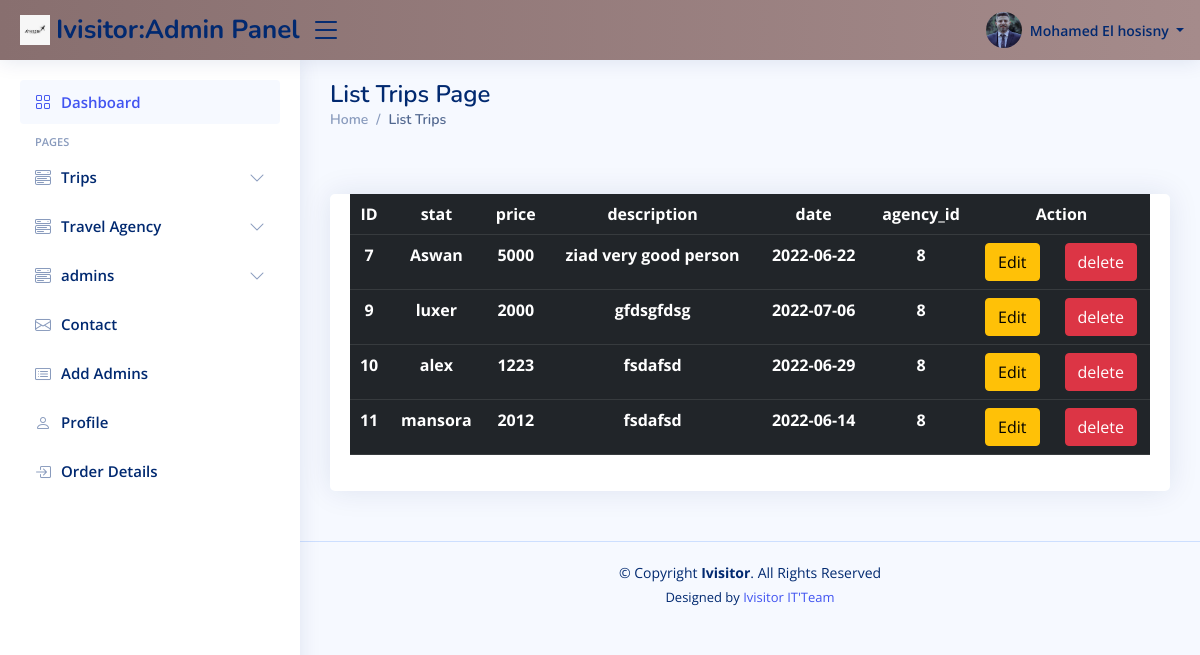
The app's page /admin/trips/list.php (signed in), older data.
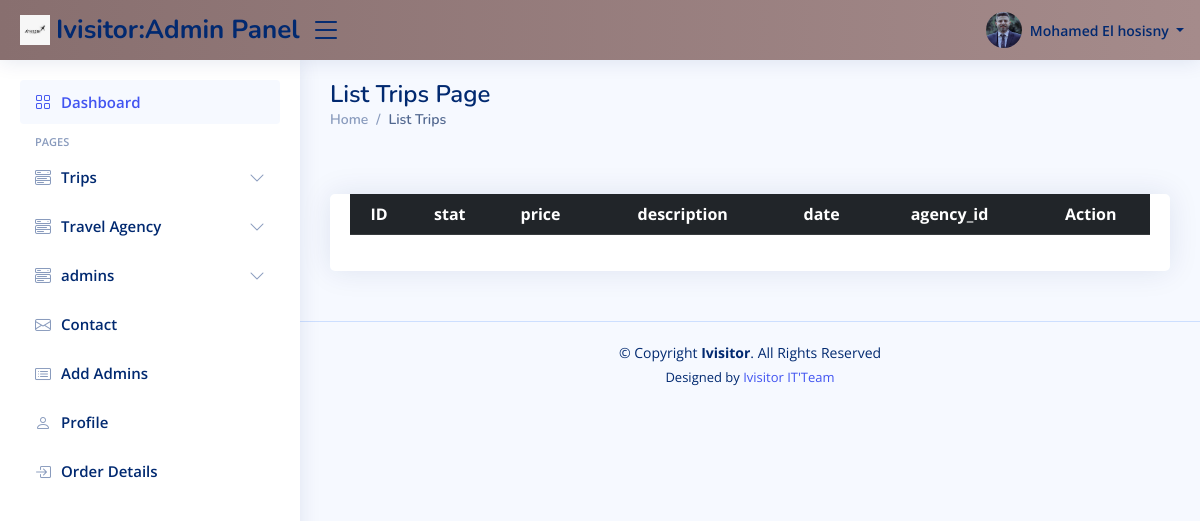
The same page, newer data.
### tables this page shows
CREATE TABLE `trips` (
  `id` int(11) NOT NULL,
  `state` varchar(50) NOT NULL,
  `price` int(11) NOT NULL,
  `description` varchar(200) NOT NULL,
  `date` varchar(50) NOT NULL,
  `image` varchar(255) NOT NULL,
  `agency_id` int(11) NOT NULL
);

### admin/trips/list.php (the view, shortened to what this page needs)
<?php
include '../shared/head.php';
include '../shared/header.php';
include '../shared/aside.php';
include '../sharedFunc/db.php';
$select = "SELECT * FROM `trips`";
$s = mysqli_query($conn, $select);
?>
<main id="main" class="main">
  <div class="pagetitle">
    <h1>List Trips Page</h1>
    <nav>
      <ol class="breadcrumb">
        <li class="breadcrumb-item"><a href="index.html">Home</a></li>
        <li class="breadcrumb-item active">List Trips </li>
      </ol>
    </nav>
  </div>
  <section class="section dashboard">
    <div class="row">
      <div class="container  mt-5 text-center">
        <div class="card">
          <div class="card-body">
            <table class="table table-dark">
              <tr>
                <th>ID</th>
                <th>stat</th>
                <th>price</th>
                <th>description</th>
                <th>date</th>
                <th> agency_id	</th>
                <th colspan="3">Action</th>
              </tr>
              <?php foreach ($s as $data) { ?>
                <tr>
                  <th> <?php echo $data['id'] ?> </th>
                  <th> <?php echo $data['state'] ?> </th>
                  <th> <?php echo $data['price'] ?> </th>
                  <th> <?php echo $data['description'] ?> </th>
                  <th> <?php echo $data['date'] ?> </th>
                  <th> <?php echo $data['agency_id'] ?> </th>
                  <th> <a class="btn btn-warning" href="/ivisitor/admin/trips/add.php?edit=<?php echo $data['id'] ?>">Edit </a> </th>
                  <th> <a class="btn btn-danger" onclick="return confirm('are your Sure !')" href="/ivisitor/admin/trips/list.php?delete=<?php echo $data['id'] ?>">delete </a> </th>
                </tr>
              <?php } ?>
            </table>
          </div>
        </div>
      </div>
    </div>
  </section>
</main>
<?php
include '../shared/footer.php';
include '../shared/script.php';
?>

### admin/shared/head.php (shortened to what this page needs)
<!DOCTYPE html>
<html lang="en">
<head>
    <link href="/ivisitor/admin/assets/vendor/bootstrap/css/bootstrap.min.css" rel="stylesheet">
    <link href="/ivisitor/admin/assets/vendor/bootstrap-icons/bootstrap-icons.css" rel="stylesheet">
    <link href="/ivisitor/admin/assets/vendor/boxicons/css/boxicons.min.css" rel="stylesheet">
    <link href="/ivisitor/admin/assets/vendor/quill/quill.snow.css" rel="stylesheet">
    <link href="/ivisitor/admin/assets/vendor/quill/quill.bubble.css" rel="stylesheet">
    <link href="/ivisitor/admin/assets/vendor/remixicon/remixicon.css" rel="stylesheet">
    <link href="/ivisitor/admin/assets/vendor/simple-datatables/style.css" rel="stylesheet">
    <link href="/ivisitor/admin/assets/css/style.css" rel="stylesheet">
</head>
<body>

### admin/shared/header.php (shortened to what this page needs)
<header id="header" class="header fixed-top d-flex align-items-center">
  <div class="d-flex align-items-center justify-content-between">
    <a href="index.html" class="logo d-flex align-items-center">
      <img src="/ivisitor/admin/assets/img/logo.png" alt="">
      <span class="d-none d-lg-block">Ivisitor:Admin Panel</span>
    </a>
    <i class="bi bi-list toggle-sidebar-btn"></i>
  </div>
  <nav class="header-nav ms-auto">
    <ul class="d-flex align-items-center">
      <li class="nav-item dropdown pe-3">
        <?php if ($_SESSION['admin']) :  ?>
          <a class="nav-link nav-profile d-flex align-items-center pe-0" href="#" data-bs-toggle="dropdown">
            <img src="/ivisitor/admin/admins/upload/<?php echo  $_SESSION['image']  ?>" alt="Profile" class="rounded-circle">
            <span class="d-none d-md-block dropdown-toggle ps-2"> <?php echo   $_SESSION['admin']; ?> </span>
          </a>
        <?php endif; ?>
      </li>
    </ul>
  </nav>
</header>

### admin/shared/aside.php (shortened to what this page needs)
<aside id="sidebar" class="sidebar">
  <ul class="sidebar-nav" id="sidebar-nav">
    <li class="nav-item">
      <a class="nav-link " href="/ivisitor/admin/index.php">
        <i class="bi bi-grid"></i>
        <span>Dashboard</span>
      </a>
    </li>
    <li class="nav-heading">Pages</li>
    <li class="nav-item">
      <a class="nav-link collapsed" data-bs-target="#trips" data-bs-toggle="collapse" href="#">
        <i class="bi bi-menu-button-wide"></i><span>Trips</span><i class="bi bi-chevron-down ms-auto"></i>
      </a>
    </li>
    <?php if (!isset($_SESSION['travel'])) : ?>
      <li class="nav-item">
        <a class="nav-link collapsed" data-bs-target="#travel" data-bs-toggle="collapse" href="#">
          <i class="bi bi-menu-button-wide"></i><span>Travel Agency</span><i class="bi bi-chevron-down ms-auto"></i>
        </a>
      </li>
      <li class="nav-item">
        <a class="nav-link collapsed" data-bs-target="#admin" data-bs-toggle="collapse" href="#">
          <i class="bi bi-menu-button-wide"></i><span>admins</span><i class="bi bi-chevron-down ms-auto"></i>
        </a>
      </li>
      <li class="nav-item">
        <a class="nav-link collapsed" href="/ivisitor/admin/pages-contact.php">
          <i class="bi bi-envelope"></i>
          <span>Contact</span>
        </a>
      </li>
      <li class="nav-item">
        <a class="nav-link collapsed" href="/ivisitor/admin/pages-register.php">
          <i class="bi bi-card-list"></i>
          <span>Add Admins</span>
        </a>
      </li>
      <li class="nav-item">
        <a class="nav-link collapsed" href="/ivisitor/admin/users-profile.php">
          <i class="bi bi-person"></i>
          <span>Profile</span>
        </a>
      </li>
      <li class="nav-item">
        <a class="nav-link collapsed" href="/ivisitor/admin/orders.php">
          <i class="bi bi-box-arrow-in-right"></i>
          <span>Order Details</span>
        </a>
      </li>
    <?php endif; ?>
  </ul>
</aside>

### admin/shared/footer.php (shortened to what this page needs)
<footer id="footer" class="footer">
  <div class="copyright">
    &copy; Copyright <strong><span>Ivisitor</span></strong>. All Rights Reserved
  </div>
  <div class="credits">
    Designed by <a href="">Ivisitor IT'Team </a>
  </div>
</footer>

### admin/shared/script.php (shortened to what this page needs)
</body>
</html>

### admin/assets/css/style.css (style rules this page uses)
:root { scroll-behavior: smooth; }
body { font-family: "Open Sans", sans-serif; background: #f6f9ff; color: #444444; }
a { color: #4154f1; text-decoration: none; }
h1, h2, h3, h4, h5, h6 { font-family: "Nunito", sans-serif; }
#main { margin-top: 60px; padding: 20px 30px; transition: all 0.3s; }
.pagetitle { margin-bottom: 10px; }
.pagetitle h1 { font-size: 24px; margin-bottom: 0; font-weight: 600; color: #012970; }
.card { margin-bottom: 30px; border: none; border-radius: 5px; background-color: white; color: black !important; box-shadow: 0px 0 30px rgba(1, 41, 112, 0.1); }
.card-body { padding: 0 20px 20px 20px; }
.breadcrumb { font-size: 14px; font-family: "Nunito", sans-serif; color: #899bbd; font-weight: 600; }
.breadcrumb a { color: #899bbd; transition: 0.3s; }
.breadcrumb .breadcrumb-item::before { color: #899bbd; }
.breadcrumb .active { color: #51678f; font-weight: 600; }
.logo { line-height: 1; }
@media (min-width: 1200px) { .logo { width: 280px; } }
.logo img { max-height: 30px; margin-right: 6px; }
.logo span { font-size: 26px; font-weight: 700; color: #012970; font-family: "Nunito", sans-serif; }
.header { transition: all 0.5s; z-index: 997; height: 60px; box-shadow: 0px 2px 20px rgba(1, 41, 112, 0.1); background: linear-gradient(to left, rgb(165, 139, 139), rgb(136, 111, 111)); padding-left: 20px; }
.header .toggle-sidebar-btn { font-size: 32px; padding-left: 10px; cursor: pointer; color: #012970; }
.header-nav ul { list-style: none; }
.header-nav>ul { margin: 0; padding: 0; }
.header-nav .nav-profile { color: #012970; }
.header-nav .nav-profile img { max-height: 36px; }
.header-nav .nav-profile span { font-size: 14px; font-weight: 600; }
.sidebar { position: fixed; top: 60px; left: 0; bottom: 0; width: 300px; z-index: 996; transition: all 0.3s; padding: 20px; overflow-y: auto; scrollbar-width: thin; scrollbar-color: #aab7cf transparent; box-shadow: 0px 0px 20px rgba(1, 41, 112, 0.1); background-color: #fff; }
@media (min-width: 1200px) { #main, #footer { margin-left: 300px; } }
.sidebar-nav { padding: 0; margin: 0; list-style: none; }
.sidebar-nav li { padding: 0; margin: 0; list-style: none; }
.sidebar-nav .nav-item { margin-bottom: 5px; }
.sidebar-nav .nav-heading { font-size: 11px; text-transform: uppercase; color: #899bbd; font-weight: 600; margin: 10px 0 5px 15px; }
.sidebar-nav .nav-link { display: flex; align-items: center; font-size: 15px; font-weight: 600; color: #4154f1; transition: 0.3; background: #f6f9ff; padding: 10px 15px; border-radius: 4px; }
.sidebar-nav .nav-link i { font-size: 16px; margin-right: 10px; color: #4154f1; }
.sidebar-nav .nav-link.collapsed { color: #012970; background: #fff; }
.sidebar-nav .nav-link.collapsed i { color: #899bbd; }
.sidebar-nav .nav-link .bi-chevron-down { margin-right: 0; transition: transform 0.2s ease-in-out; }
.footer { padding: 20px 0; font-size: 14px; transition: all 0.3s; border-top: 1px solid #cddfff; }
.footer .copyright { text-align: center; color: #012970; }
.footer .credits { padding-top: 5px; text-align: center; font-size: 13px; color: #012970; }

Row changes from the older to the newer data that the page shows:
removed trips: id "7", state "Aswan", price "5000", description "ziad very good person", date "2022-06-22", agency "8"
removed trips: id "9", state "luxer", price "2000", description "gfdsgfdsg", date "2022-07-06", agency "8"
removed trips: id "10", state "alex", price "1223", description "fsdafsd", date "2022-06-29", agency "8"
removed trips: id "11", state "mansora", price "2012", description "fsdafsd", date "2022-06-14", agency "8"
